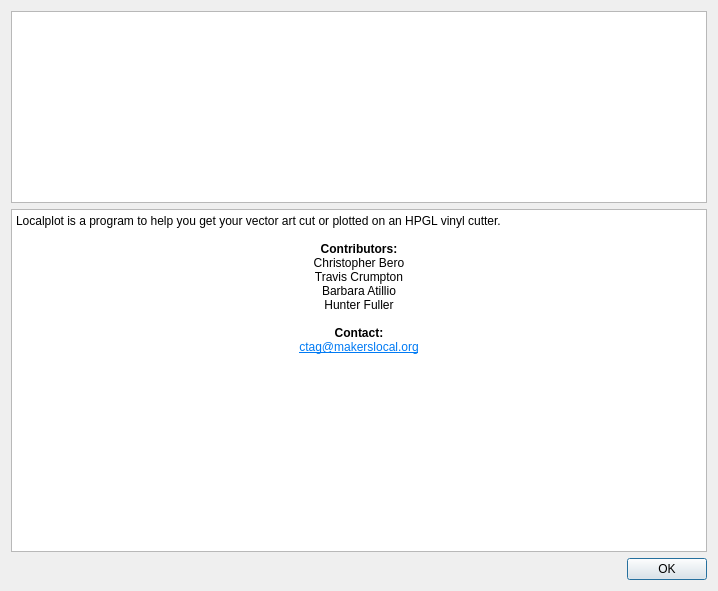
<?xml version="1.0" encoding="UTF-8"?>
<ui version="4.0">
 <class>DialogAbout</class>
 <widget class="QDialog" name="DialogAbout">
  <property name="geometry">
   <rect>
    <x>0</x>
    <y>0</y>
    <width>718</width>
    <height>591</height>
   </rect>
  </property>
  <property name="windowTitle">
   <string>Dialog</string>
  </property>
  <layout class="QVBoxLayout" name="verticalLayout">
   <item>
    <widget class="hpglGraphicsView" name="graphicsView">
     <property name="sizePolicy">
      <sizepolicy hsizetype="Expanding" vsizetype="Preferred">
       <horstretch>0</horstretch>
       <verstretch>0</verstretch>
      </sizepolicy>
     </property>
    </widget>
   </item>
   <item>
    <widget class="QTextBrowser" name="textBrowser">
     <property name="sizePolicy">
      <sizepolicy hsizetype="Expanding" vsizetype="Expanding">
       <horstretch>0</horstretch>
       <verstretch>0</verstretch>
      </sizepolicy>
     </property>
     <property name="verticalScrollBarPolicy">
      <enum>Qt::ScrollBarAsNeeded</enum>
     </property>
     <property name="sizeAdjustPolicy">
      <enum>QAbstractScrollArea::AdjustToContents</enum>
     </property>
     <property name="html">
      <string>&lt;!DOCTYPE HTML PUBLIC &quot;-//W3C//DTD HTML 4.0//EN&quot; &quot;http://www.w3.org/TR/REC-html40/strict.dtd&quot;&gt;
&lt;html&gt;&lt;head&gt;&lt;meta name=&quot;qrichtext&quot; content=&quot;1&quot; /&gt;&lt;style type=&quot;text/css&quot;&gt;
p, li { white-space: pre-wrap; }
&lt;/style&gt;&lt;/head&gt;&lt;body style=&quot; font-family:'Sans Serif'; font-size:9pt; font-weight:400; font-style:normal;&quot;&gt;
&lt;p style=&quot; margin-top:0px; margin-bottom:0px; margin-left:0px; margin-right:0px; -qt-block-indent:0; text-indent:0px;&quot;&gt;Localplot is a program to help you get your vector art cut or plotted on an HPGL vinyl cutter.&lt;/p&gt;
&lt;p style=&quot;-qt-paragraph-type:empty; margin-top:0px; margin-bottom:0px; margin-left:0px; margin-right:0px; -qt-block-indent:0; text-indent:0px;&quot;&gt;&lt;br /&gt;&lt;/p&gt;
&lt;p align=&quot;center&quot; style=&quot; margin-top:0px; margin-bottom:0px; margin-left:0px; margin-right:0px; -qt-block-indent:0; text-indent:0px;&quot;&gt;&lt;span style=&quot; font-weight:600;&quot;&gt;Contributors:&lt;/span&gt;&lt;/p&gt;
&lt;p align=&quot;center&quot; style=&quot; margin-top:0px; margin-bottom:0px; margin-left:0px; margin-right:0px; -qt-block-indent:0; text-indent:0px;&quot;&gt;Christopher Bero&lt;/p&gt;
&lt;p align=&quot;center&quot; style=&quot; margin-top:0px; margin-bottom:0px; margin-left:0px; margin-right:0px; -qt-block-indent:0; text-indent:0px;&quot;&gt;Travis Crumpton&lt;/p&gt;
&lt;p align=&quot;center&quot; style=&quot; margin-top:0px; margin-bottom:0px; margin-left:0px; margin-right:0px; -qt-block-indent:0; text-indent:0px;&quot;&gt;Barbara Atillio&lt;/p&gt;
&lt;p align=&quot;center&quot; style=&quot; margin-top:0px; margin-bottom:0px; margin-left:0px; margin-right:0px; -qt-block-indent:0; text-indent:0px;&quot;&gt;Hunter Fuller&lt;/p&gt;
&lt;p align=&quot;center&quot; style=&quot;-qt-paragraph-type:empty; margin-top:0px; margin-bottom:0px; margin-left:0px; margin-right:0px; -qt-block-indent:0; text-indent:0px;&quot;&gt;&lt;br /&gt;&lt;/p&gt;
&lt;p align=&quot;center&quot; style=&quot; margin-top:0px; margin-bottom:0px; margin-left:0px; margin-right:0px; -qt-block-indent:0; text-indent:0px;&quot;&gt;&lt;span style=&quot; font-weight:600;&quot;&gt;Contact:&lt;/span&gt;&lt;/p&gt;
&lt;p align=&quot;center&quot; style=&quot; margin-top:0px; margin-bottom:0px; margin-left:0px; margin-right:0px; -qt-block-indent:0; text-indent:0px;&quot;&gt;&lt;a href=&quot;mailto:ctag@makerslocal.org?subject=Localplot&quot;&gt;&lt;span style=&quot; text-decoration: underline; color:#007af4;&quot;&gt;ctag@makerslocal.org&lt;/span&gt;&lt;/a&gt;&lt;/p&gt;&lt;/body&gt;&lt;/html&gt;</string>
     </property>
    </widget>
   </item>
   <item>
    <layout class="QHBoxLayout" name="horizontalLayout">
     <item>
      <spacer name="horizontalSpacer">
       <property name="orientation">
        <enum>Qt::Horizontal</enum>
       </property>
       <property name="sizeHint" stdset="0">
        <size>
         <width>40</width>
         <height>20</height>
        </size>
       </property>
      </spacer>
     </item>
     <item>
      <widget class="QPushButton" name="pushButton_close">
       <property name="text">
        <string>OK</string>
       </property>
      </widget>
     </item>
    </layout>
   </item>
  </layout>
 </widget>
 <customwidgets>
  <customwidget>
   <class>hpglGraphicsView</class>
   <extends>QGraphicsView</extends>
   <header>hpglgraphicsview.h</header>
  </customwidget>
 </customwidgets>
 <resources/>
 <connections/>
</ui>
